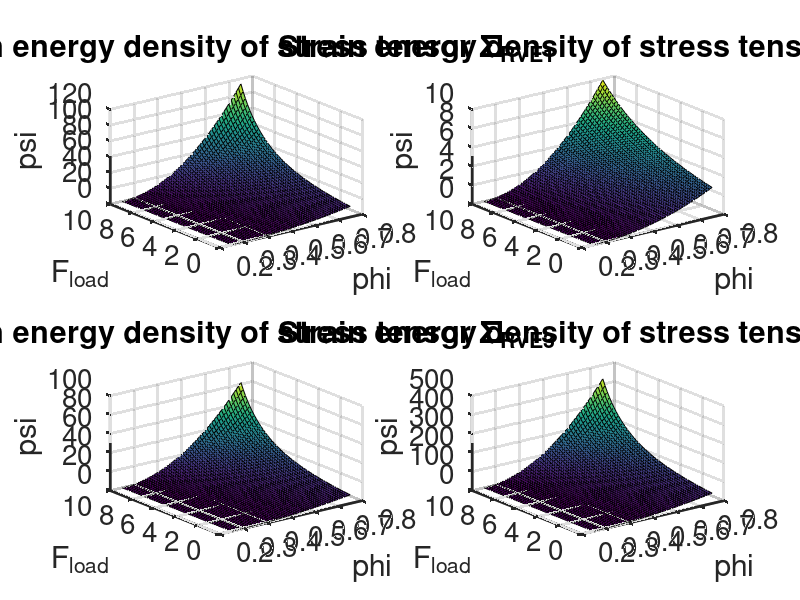
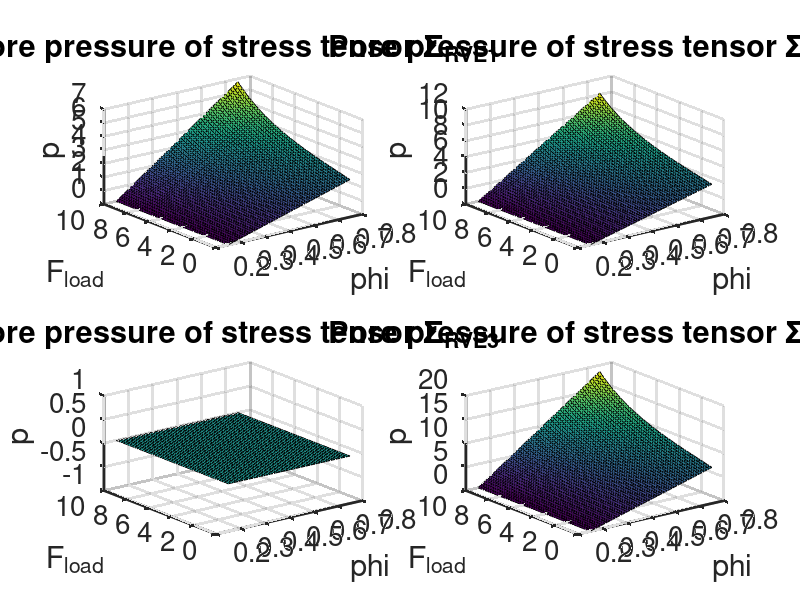

MATLAB code to generate these figures, in order:
% task for 202.674 Mechanobiology - Fundamentals and Modeling Concepts
% Hannah Katharina Fabro, 11719424

clear all
close all
clc

makeplots = 1;

% -------------------- defintion of variables -----------------------
E = 25; %E modulus in GPa
nue = 0.28; %Poisson's ratio
K_matrix = E/(3*(1-2*nue)); %bulk modulus
G_matrix = E/(2*(1+nue)); %shear modulus
C_matrix = 1/((1+nue)*(1-2*nue))*...
    [(1-nue)*E nue*E nue*E 0 0 0;
    nue*E (1-nue)*E nue*E 0 0 0;
    nue*E nue*E (1-nue)*E 0 0 0;
    0 0 0 E*(1-2*nue) 0 0;
    0 0 0 0 E*(1-2*nue) 0;
    0 0 0 0 0 E*(1-2*nue)];

k_H2O = 2.3; %GPa
K = [1/3 1/3 1/3 0 0 0;
    1/3 1/3 1/3 0 0 0;
    1/3 1/3 1/3 0 0 0;
    0 0 0 0 0 0;
    0 0 0 0 0 0;
    0 0 0 0 0 0];
C_pore = 3*k_H2O*K;

% -------------------------- task 1 ---------------------------
% compute strain energy density for all loading scenarios
F_load = linspace(0,10,50); % load factor in MPa
phi = linspace(0.25,0.75,50); %porosity

% ----------------------- calculations task 1 ---------------------------

for i = 1:4 %amount of stress tensors
    for j = 1:length(phi)
        for k = 1:length(F_load)

            % stress tensors in Kelvin-Mandel-Notation
            if i == 1
                Sigma_RVE = [-2*F_load(k) 0 0 0 0 0]';
            end
            if i == 2
                Sigma_RVE = [-F_load(k) -F_load(k) -F_load(k) 0 0 0]';
            end
            if i == 3
                Sigma_RVE = [0 0 0 0 0 sqrt(2)*F_load(k)]';
            end
            if i == 4
                Sigma_RVE = [-3*F_load(k) -F_load(k) -1.5*F_load(k) sqrt(2)*1.8*F_load(k) sqrt(2)*0.1*F_load(k) sqrt(2)*0.7*F_load(k)]';
            end

            P_isosphere = inv(C_matrix).*(3*K_matrix*K/(3*K_matrix+4*G_matrix)+6*(K_matrix+2*G_matrix)*(eye(6,6)-K)/(15*K_matrix+20*G_matrix));
            A_pore = inv(eye(6,6)+P_isosphere.*(C_pore-C_matrix)).*(inv(phi(j)*(inv(eye(6,6)+P_isosphere.*(C_pore-C_matrix)))));
            A_matrix = eye(6,6).*(inv(phi(j)*(inv(eye(6,6)+P_isosphere.*(C_pore-C_matrix)))+(1-phi(j))*eye(6,6)));

            %homogenized stiffness tensor
            C_RVE = phi(j)*C_pore*A_pore + (1-phi(j))*C_matrix*A_matrix;

            Epsilon_RVE = inv(C_RVE)*Sigma_RVE;
            epsilon_matrix = A_matrix*Epsilon_RVE;
            psi_matrix(j,k) = 1/2*epsilon_matrix'*C_matrix*epsilon_matrix; %strain energy density
        end
    end
    if i == 1
        psi_matrix_Sigma_RVE1 = psi_matrix;
    end
    if i == 2
        psi_matrix_Sigma_RVE2 = psi_matrix;
    end
    if i == 3
        psi_matrix_Sigma_RVE3 = psi_matrix;
    end
    if i == 4
        psi_matrix_Sigma_RVE4 = psi_matrix;
    end
end

clear Epsilon_RVE i j k

% -------------------------- task 2 ---------------------------
% compute hydrostatic pressure for all loading scenarios

%get b_pore in Kelvin-Mandel-Notation by making \fat{1} tensor 6x1
allone = [1 1 1 0 0 0]';

phi_0 = 0.25; %initial porosity of the RVE; i.e., the volume fraction of
% the pore phase before applying any mechanical loading

for i = 1:4 %amount of stress tensors
    for j = 1:length(phi)
        for k = 1:length(F_load)

            % stress tensors in Kelvin-Mandel-Notation
            if i == 1
                Sigma_RVE = [-2*F_load(k) 0 0 0 0 0]';
            end
            if i == 2
                Sigma_RVE = [-F_load(k) -F_load(k) -F_load(k) 0 0 0]';
            end
            if i == 3
                Sigma_RVE = [0 0 0 0 0 sqrt(2)*F_load(k)]';
            end
            if i == 4
                Sigma_RVE = [-3*F_load(k) -F_load(k) -1.5*F_load(k) sqrt(2)*1.8*F_load(k) sqrt(2)*0.1*F_load(k) sqrt(2)*0.7*F_load(k)]';
            end

            A_drainedpore = inv(eye(6,6)+P_isosphere.*(zeros(6,6)-C_matrix)).*(inv(phi(j)*(inv(eye(6,6)+P_isosphere.*(zeros(6,6)-C_matrix))))); %C_pore = 0
            A_drainedmatrix = eye(6,6).*(inv(phi(j).*(inv(eye(6,6)+P_isosphere.*(zeros(6,6)-C_matrix)))+(1-phi(j))*eye(6,6))); %C_pore = 0
            b_pore = (phi_0*allone'*A_drainedpore)';

            C_drainedRVE = (1-phi(j))*C_matrix*A_drainedmatrix;
            C_undrainedRVE = C_drainedRVE+inv(phi_0/k_H2O+(allone'*inv(C_matrix)*(b_pore-phi_0*allone)))*(b_pore*b_pore');

            Epsilon_RVE = inv(C_undrainedRVE)*Sigma_RVE;

            p(j,k) = -inv(phi_0/k_H2O + (allone'*inv(C_matrix)*(b_pore-phi_0*allone)))*b_pore'*Epsilon_RVE;
        end
    end
    if i == 1
        p_Sigma_RVE1 = p;
    end
    if i == 2
        p_Sigma_RVE2 = p;
    end
    if i == 3
        p_Sigma_RVE3 = p;
    end
    if i == 4
        p_Sigma_RVE4 = p;
    end
end

% clear A_drainedmatrix A_drainedpore A_matrix A_pore allone b_pore C_drainedRVE
% clear C_matrix C_pore C_RVE C_undrainedRVE E epsilon_matrix Epsilon_RVE G_matrix
% clear P_isosphere Sigma_RVE

% ------------------------------ plots ------------------------------

if makeplots == 1

    % ----------------------- figures for task 1 ------------------------
    subplot(2,2,1)
    surf(phi,F_load,psi_matrix_Sigma_RVE1)
    xlabel('phi')
    ylabel('F_{load}')
    zlabel('psi')
    set(gca,'FontSize',20,'LineWidth',2)
    grid on
    title('Strain energy density of stress tensor \Sigma_{RVE1}')
    subplot(2,2,2)
    surf(phi,F_load,psi_matrix_Sigma_RVE2)
    xlabel('phi')
    ylabel('F_{load}')
    zlabel('psi')
    set(gca,'FontSize',20,'LineWidth',2)
    grid on
    title('Strain energy density of stress tensor \Sigma_{RVE2}')
    subplot(2,2,3)
    surf(phi,F_load,psi_matrix_Sigma_RVE3)
    xlabel('phi')
    ylabel('F_{load}')
    zlabel('psi')
    set(gca,'FontSize',20,'LineWidth',2)
    grid on
    title('Strain energy density of stress tensor \Sigma_{RVE3}')
    subplot(2,2,4)
    surf(phi,F_load,psi_matrix_Sigma_RVE4)
    xlabel('phi')
    ylabel('F_{load}')
    zlabel('psi')
    set(gca,'FontSize',20,'LineWidth',2)
    grid on
    title('Strain energy density of stress tensor \Sigma_{RVE4}')

    figure
    surf(phi,F_load,psi_matrix_Sigma_RVE1)
    hold on
    surf(phi,F_load,psi_matrix_Sigma_RVE2)
    surf(phi,F_load,psi_matrix_Sigma_RVE3)
    surf(phi,F_load,psi_matrix_Sigma_RVE4)
    set(gca,'zscale','log')

    % ----------------------- figures for task 1 ------------------------
    subplot(2,2,1)
    surf(phi,F_load,p_Sigma_RVE1)
    xlabel('phi')
    ylabel('F_{load}')
    zlabel('p')
    set(gca,'FontSize',20,'LineWidth',2)
    grid on
    title('Pore pressure of stress tensor \Sigma_{RVE1}')
    subplot(2,2,2)
    surf(phi,F_load,p_Sigma_RVE2)
    xlabel('phi')
    ylabel('F_{load}')
    zlabel('p')
    set(gca,'FontSize',20,'LineWidth',2)
    grid on
    title('Pore pressure of stress tensor \Sigma_{RVE2}')
    subplot(2,2,3)
    surf(phi,F_load,p_Sigma_RVE3)
    xlabel('phi')
    ylabel('F_{load}')
    zlabel('p')
    set(gca,'FontSize',20,'LineWidth',2)
    grid on
    title('Pore pressure of stress tensor \Sigma_{RVE3}')
    subplot(2,2,4)
    surf(phi,F_load,p_Sigma_RVE4)
    xlabel('phi')
    ylabel('F_{load}')
    zlabel('p')
    set(gca,'FontSize',20,'LineWidth',2)
    grid on
    title('Pore pressure of stress tensor \Sigma_{RVE4}')
end
